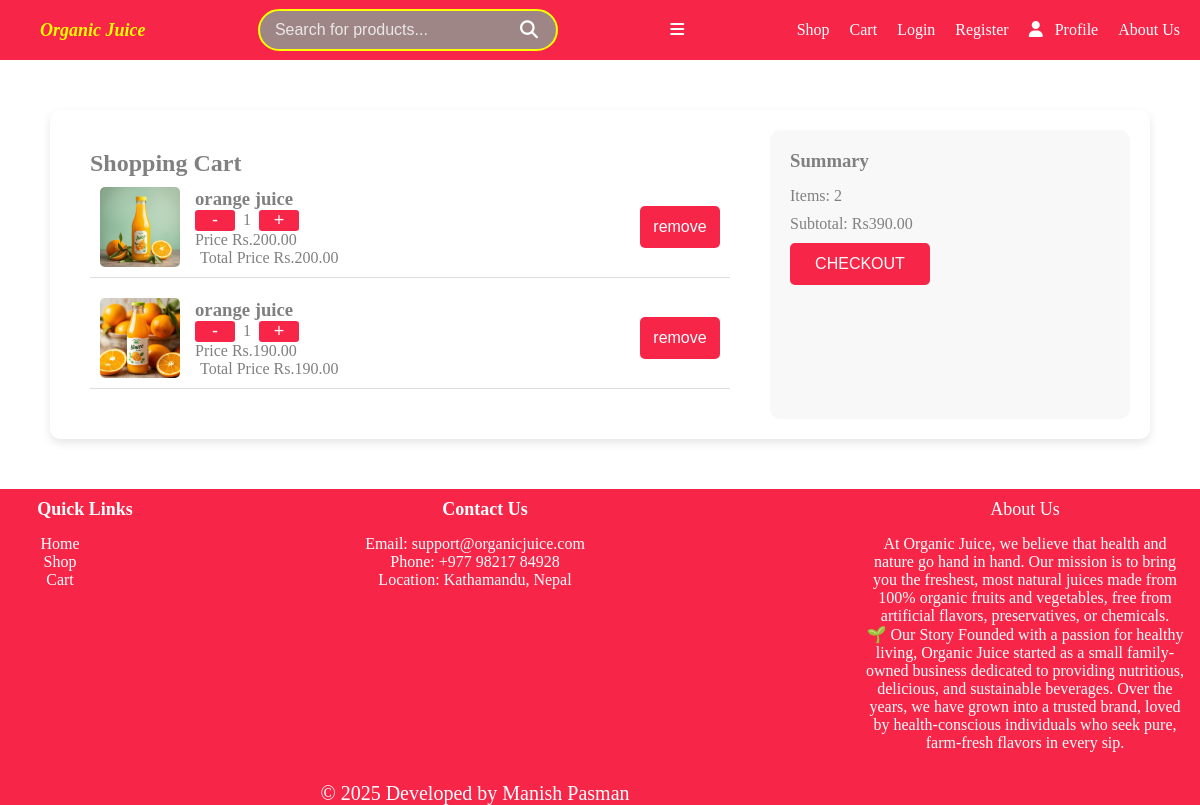
Before: /cart/ (signed in) with the older database file.
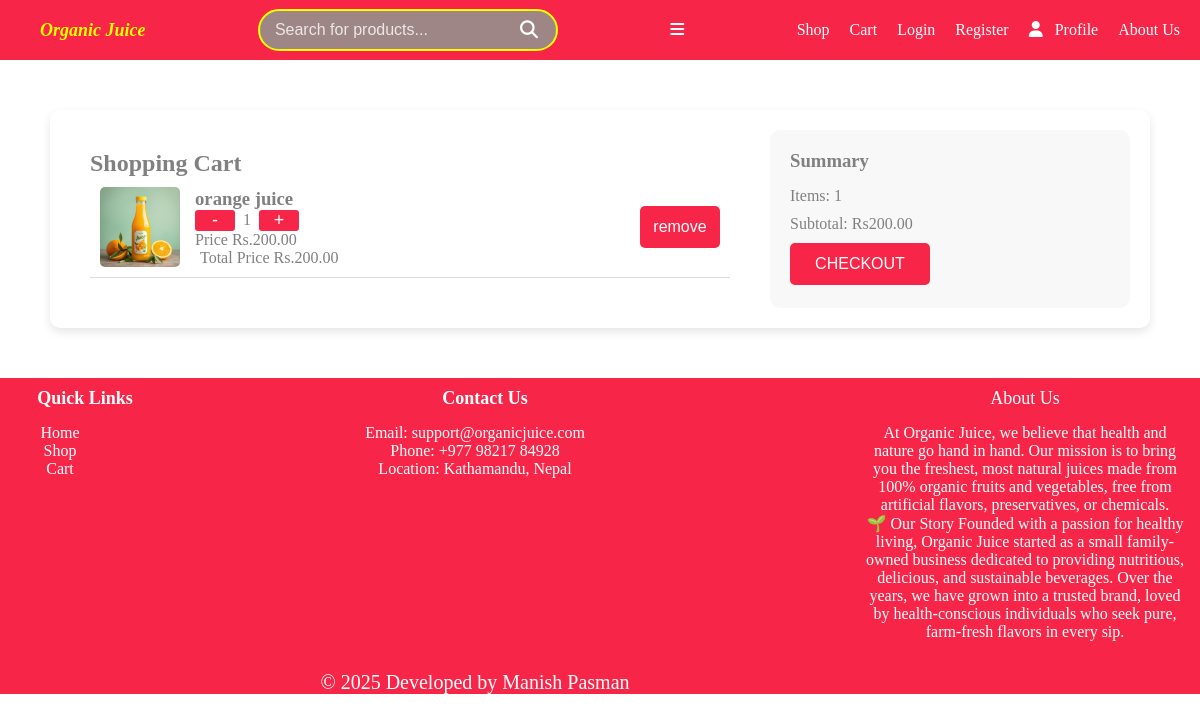
After: the same page with the newer database file.
### ecomapp/models.py (models this page shows, shortened)
class CartItems(models.Model):
    cart = models.ForeignKey(Cart, on_delete=models.CASCADE, related_name="items")
    product = models.ForeignKey(Product, on_delete=models.CASCADE)
    quantity = models.PositiveIntegerField(default=1)
    def totalPrice(self):
        return self.quantity*self.product.product_price

class Product(models.Model):
    product_name = models.CharField(max_length=255)
    product_price = models.DecimalField(max_digits=5, decimal_places=2)
    available_quantity = models.IntegerField(verbose_name="Available Quantity")
    product_desc = models.CharField(max_length=255)
    product_image = models.ImageField(upload_to="product_img", default="product_img/backimg.jpg")

### ecomapp/views.py (the view)
# urls.py: path('cart/', views.view_cart, name='cart'),
def view_cart(request):
    user = request.user if request.user.is_authenticated else None
    cart = Cart.objects.filter(user=user).first()
    cart_items = cart.items.all() if cart else []
    total = sum(item.totalPrice() for item in cart_items)
    totalQuant = sum(items.quantity for items in cart_items)
    return render(request, 'cart.html', {'cart_items': cart_items, 'total': total, 'totalQuant':totalQuant})

### ecomapp/templates/cart.html (shortened to what this page needs)
{% load static%}
<!DOCTYPE html>
<html lang="en">
<head>
    <link rel="stylesheet" href="{% static 'css/cartstyle.css' %}"></link>
</head>
<body>
    {% include 'includes/navbar.html' %}
    <div class="cart-container">
        <div class="cart">
            <h2>Shopping Cart</h2>
            {% if cart_items %}
            <div class="cart-items">
                {% for item in cart_items %}
                <div class="item" data-price="44">
                    <img src="{{item.product.product_image.url}}" alt="juice">
                    <div class="details">
                        <h3>{{item.product.product_name}}</h3>
                        <div class="quantity">
                        <form method='POST' action="{% url 'decreaseQuantity' item.id %}">
                            <button type='submit'class="decrease">-</button>
                        </form>
                            <span class="count">{{item.quantity}}</span>
                        <form method='POST' action="{% url 'increaseQuantity' item.id %}">
                            <button type='submit' class="increase">+</button>
                        </form>
                        </div>
                        <p class="price">Price Rs.{{item.product.product_price}}</p>
                        <p class="totalprice">Total Price Rs.{{item.totalPrice}}</p>
                    </div>
                    <form method='POST' action="{% url 'deleteItem' item.id %}">
                    <button type='submit' class="remove">remove</button>
                    </form>
                </div>
                {%endfor%}
            </div>
            {% endif %}
        </div>
        <div class="summary">
            <h3>Summary</h3>
            <p>Items: <span id="total-items">{{totalQuant}}</span></p>
            <p>Subtotal: Rs<span id="subtotal">{{total}}</span></p>
            <form action="{% url 'checkout' %}" method="POST">
                <button type="submit" id="checkout">CHECKOUT</button>
            </form>
        </div>
    </div>
    {% include 'includes/footer.html'%}
</body>
</html>

Changed rows visible on the page:
removed CartItems: product.product_image (picture), product.product_name "orange juice", quantity "1", product.product_price "190.00", totalPrice "190.00"
Other visible differences:
{{ totalQuant }}: "2" → "1"
{{ total }}: "390.00" → "200.00"
